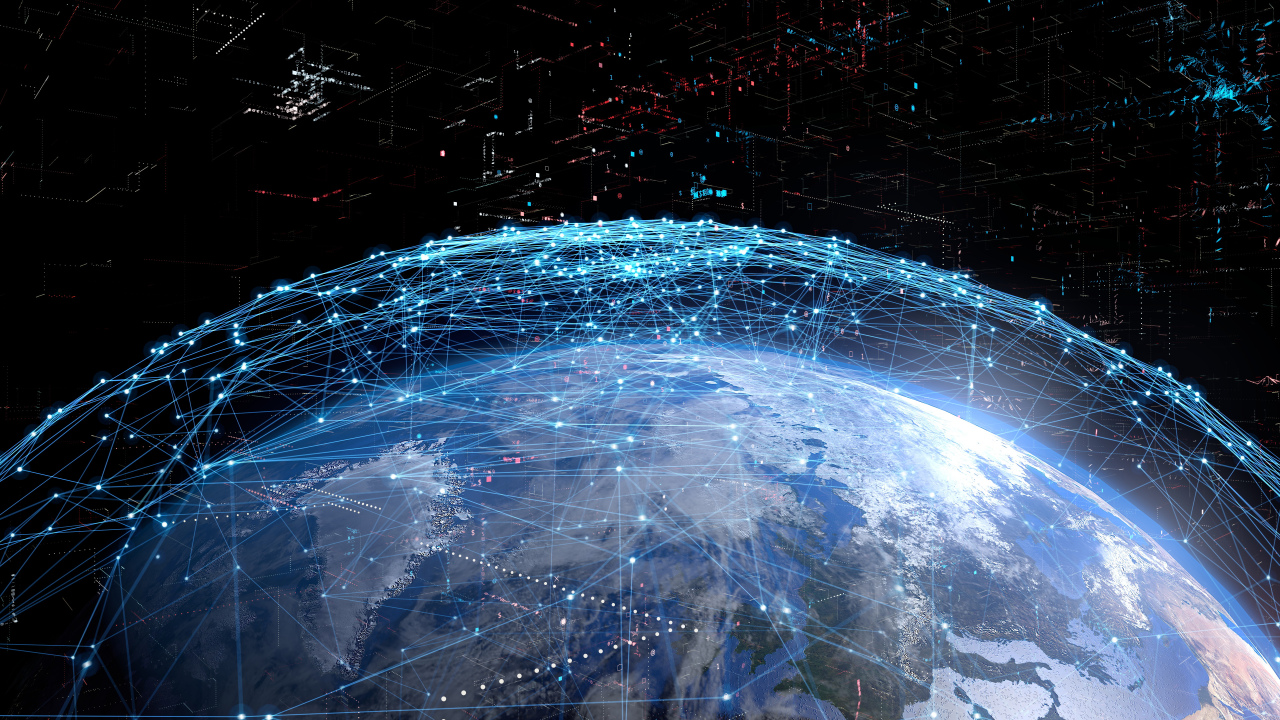
#> input picture topics_of_learning/planet.png, 3840 x 2160 px (shown at 1/3 size)
$ python erosion_dilatation.py
#> lines starting #> are read from the running program, lines starting #| are printed output that depends on the picture
import cv2
import numpy as np

img = cv2.imread('planet.png')
#> img is the input picture: shape (2160, 3840, 3); mean B, G, R 81.7, 62, 46.5
img = cv2.resize(img, (0, 0), fx = 0.3, fy = 0.3)
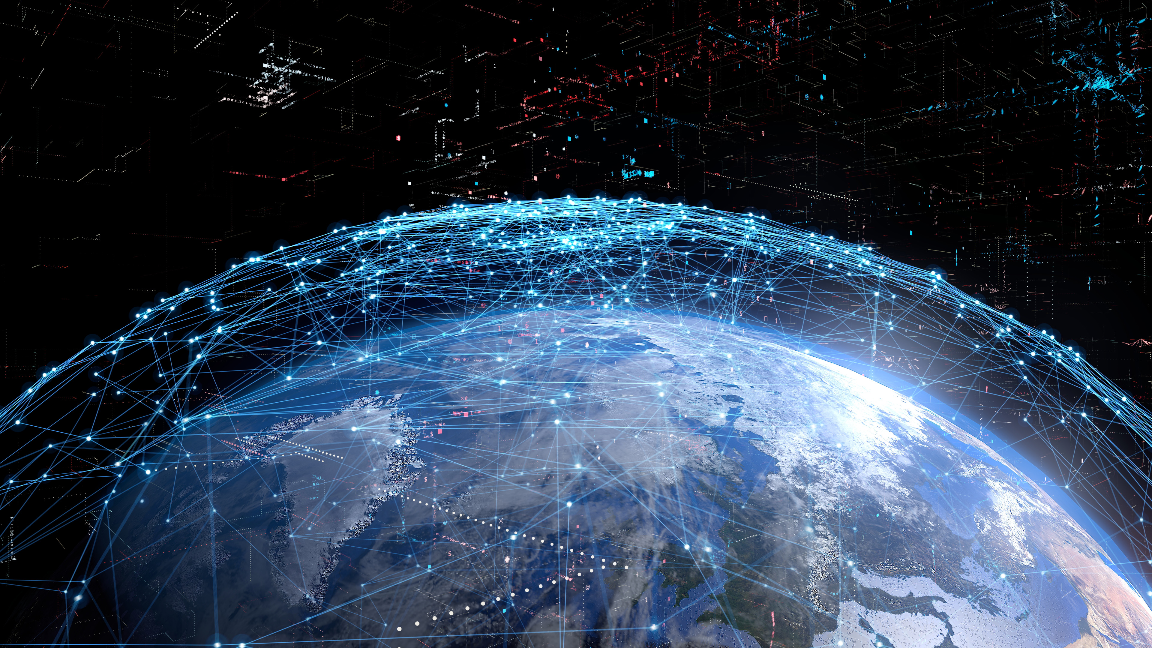
#> img: shape (648, 1152, 3); mean B, G, R 81.7, 61.9, 46.4

kernel = np.ones((5, 5), np.uint8)

img_erosion = cv2.erode(img, kernel, iterations = 1)
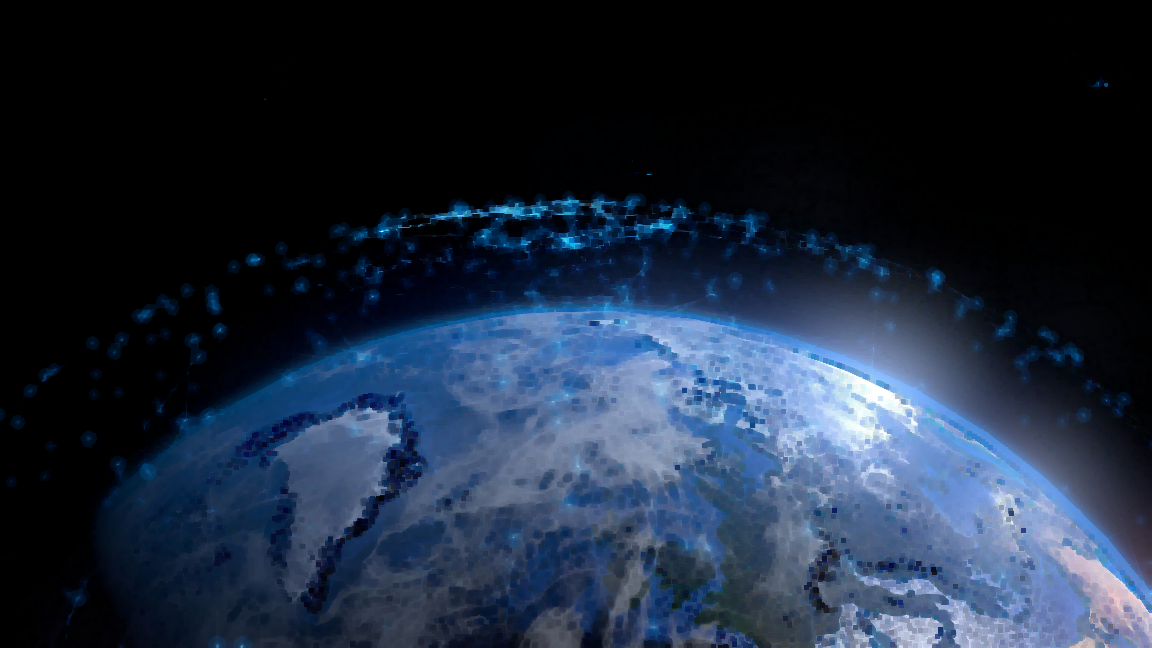
#> img_erosion: shape (648, 1152, 3); mean B, G, R 59.9, 41.7, 29.7
img_dilatation = cv2.dilate(img, kernel, iterations = 1)
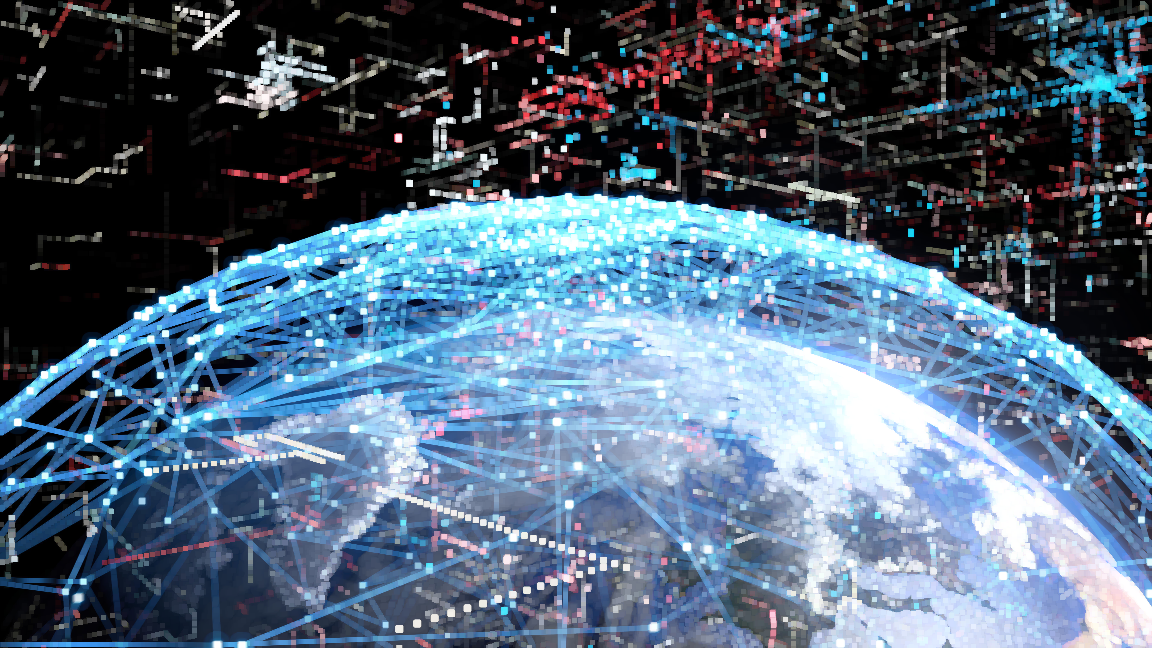
#> img_dilatation: shape (648, 1152, 3); mean B, G, R 122.3, 102.8, 82.9
img_result1 = cv2.erode(img_dilatation, kernel, iterations = 1)
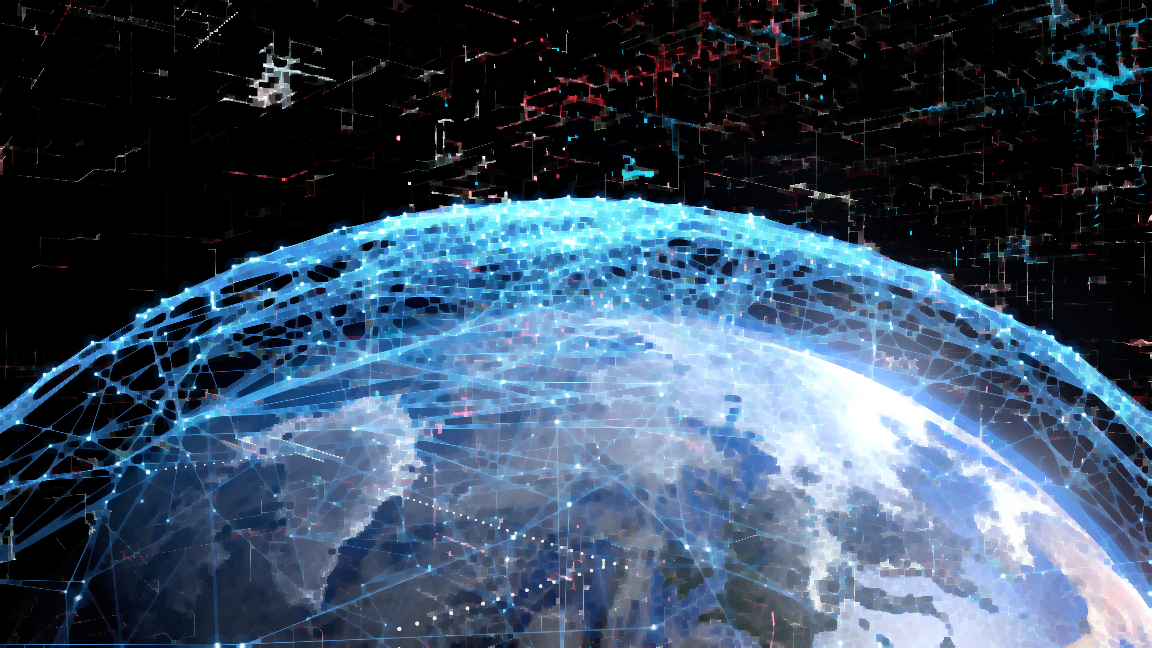
#> img_result1: shape (648, 1152, 3); mean B, G, R 97.5, 77.1, 58.3
img_result2 = cv2.dilate(img_erosion, kernel, iterations = 1)
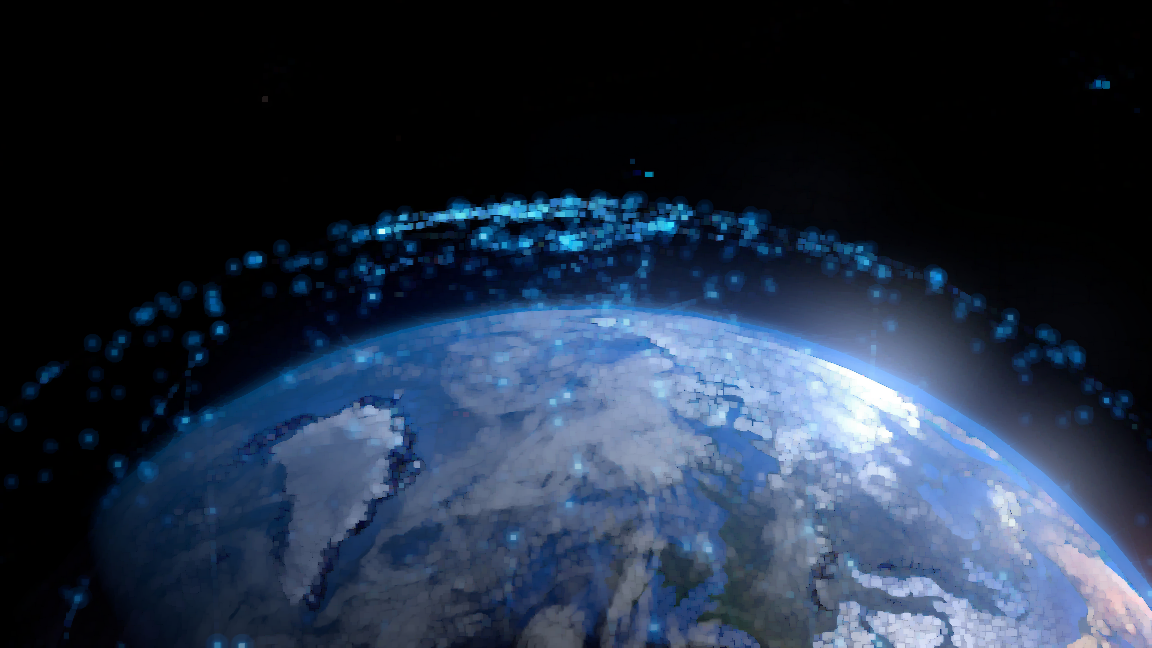
#> img_result2: shape (648, 1152, 3); mean B, G, R 66.5, 47.6, 35

cv2.imshow('orig', img)
cv2.imshow('erosion', img_erosion)
cv2.imshow('dilatation', img_dilatation)
cv2.imshow('dilatation + erosion', img_result1)
cv2.imshow('erosion + dilatation', img_result2)
cv2.waitKey(0)

$ run again, with topics_of_learning/bug.jpg saved as topics_of_learning/planet.png
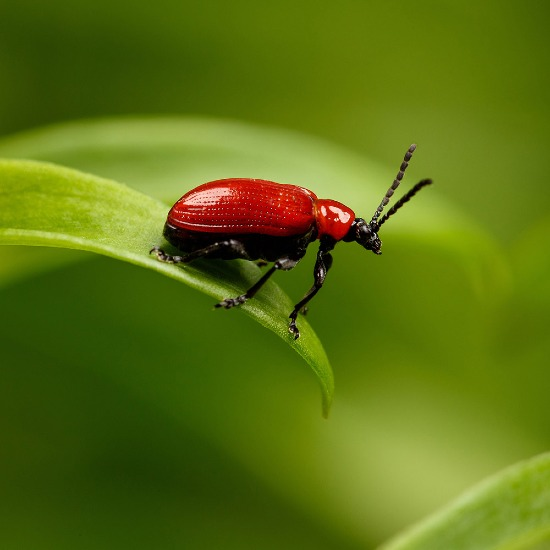
#> input picture topics_of_learning/bug.jpg, 550 x 550 px
#> img is the input picture: shape (550, 550, 3); mean B, G, R 17.5, 112.9, 91.4
#> img: shape (165, 165, 3)
#> `img_dilatation = cv2.dilate(img, kernel, iterations = 1)`:
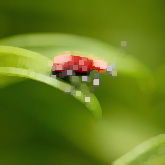
#> img_dilatation: shape (165, 165, 3); mean B, G, R 29, 124.6, 103
#> `img_result2 = cv2.dilate(img_erosion, kernel, iterations = 1)`:
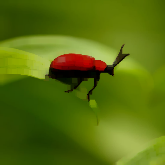
#> img_result2: shape (165, 165, 3); mean B, G, R 14.1, 109.8, 88.3

$ run again, with topics_of_learning/flamengo.jpg saved as topics_of_learning/planet.png
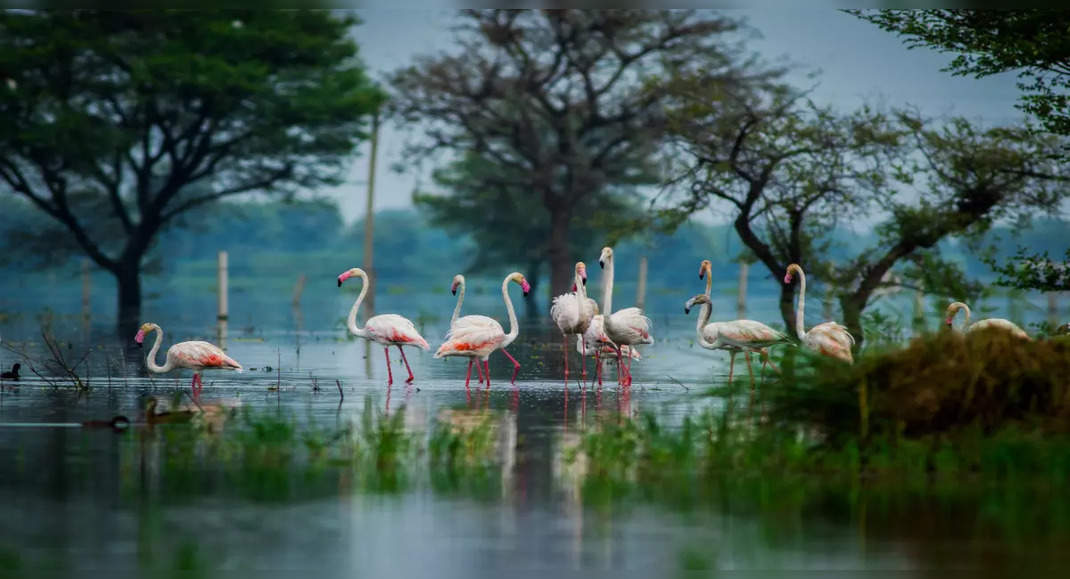
#> input picture topics_of_learning/flamengo.jpg, 1070 x 579 px
#> img is the input picture: shape (579, 1070, 3); mean B, G, R 79.5, 83.9, 62.3
#> img: shape (174, 321, 3)
#> `img_dilatation = cv2.dilate(img, kernel, iterations = 1)`:
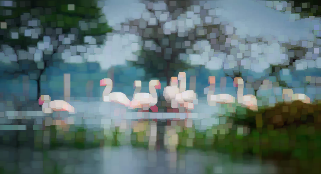
#> img_dilatation: shape (174, 321, 3); mean B, G, R 110, 111.1, 90.1
#> `img_result2 = cv2.dilate(img_erosion, kernel, iterations = 1)`:
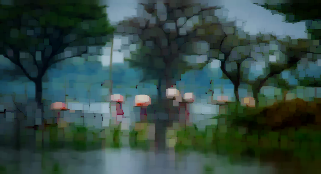
#> img_result2: shape (174, 321, 3); mean B, G, R 67.7, 73.3, 51
